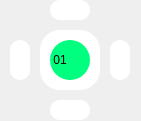
     <widget class="QWidget" name="widget_18" native="true">
      <property name="geometry">
       <rect>
        <x>10</x>
        <y>150</y>
        <width>141</width>
        <height>121</height>
       </rect>
      </property>
      <property name="styleSheet">
       <string notr="true">QPushButton{
	background-color: rgb(255, 255, 255);
	border-radius:20px;
}

QPushButton:focus{
	background-color: rgb(0, 170, 255);
}</string>
      </property>
      <widget class="QLabel" name="chair12">
       <property name="geometry">
        <rect>
         <x>10</x>
         <y>40</y>
         <width>20</width>
         <height>40</height>
        </rect>
       </property>
       <property name="styleSheet">
        <string notr="true">border-radius:10px;
background-color: rgb(255, 255, 255);</string>
       </property>
       <property name="text">
        <string/>
       </property>
      </widget>
      <widget class="QLabel" name="chair11">
       <property name="geometry">
        <rect>
         <x>50</x>
         <y>0</y>
         <width>40</width>
         <height>20</height>
        </rect>
       </property>
       <property name="styleSheet">
        <string notr="true">border-radius:10px;
background-color: rgb(255, 255, 255);</string>
       </property>
       <property name="text">
        <string/>
       </property>
      </widget>
      <widget class="QPushButton" name="pushButton_22">
       <property name="geometry">
        <rect>
         <x>40</x>
         <y>30</y>
         <width>60</width>
         <height>60</height>
        </rect>
       </property>
       <property name="text">
        <string/>
       </property>
      </widget>
      <widget class="QLabel" name="color_01">
       <property name="geometry">
        <rect>
         <x>50</x>
         <y>40</y>
         <width>40</width>
         <height>40</height>
        </rect>
       </property>
       <property name="styleSheet">
        <string notr="true">border-radius:20px;
background-color: rgb(0, 255, 127);
border-color:1px rgb(230, 230, 230);
font:20px &quot;楷体&quot;;
</string>
       </property>
       <property name="text">
        <string> 01</string>
       </property>
      </widget>
      <widget class="QLabel" name="chair14">
       <property name="geometry">
        <rect>
         <x>110</x>
         <y>40</y>
         <width>20</width>
         <height>40</height>
        </rect>
       </property>
       <property name="styleSheet">
        <string notr="true">border-radius:10px;
background-color: rgb(255, 255, 255);</string>
       </property>
       <property name="text">
        <string/>
       </property>
      </widget>
      <widget class="QLabel" name="chair13">
       <property name="geometry">
        <rect>
         <x>50</x>
         <y>100</y>
         <width>40</width>
         <height>20</height>
        </rect>
       </property>
       <property name="styleSheet">
        <string notr="true">border-radius:10px;
background-color: rgb(255, 255, 255);</string>
       </property>
       <property name="text">
        <string/>
       </property>
      </widget>
     </widget>
